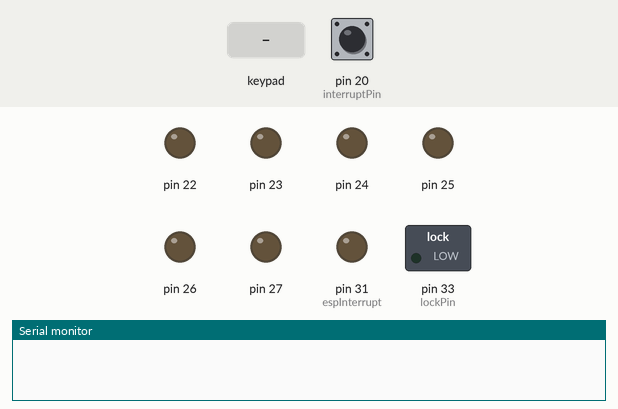
Recording of a sketch running on a simulated Arduino Mega 2560, built with avr-gcc and run on an emulated ATmega2560. Parts: switched loads named in the sketch (green lamp = pin HIGH), output pins drawn as LEDs (lit = HIGH), the last lines printed to the serial monitor. The test bench sets the inputs (shaded band); at power-on: pin 20 (interruptPin) HIGH.

Above: at 2.4 s.
2.5 s: keypad keys 0 0 1 pressed 0.4 s apart
At 4.8 s:
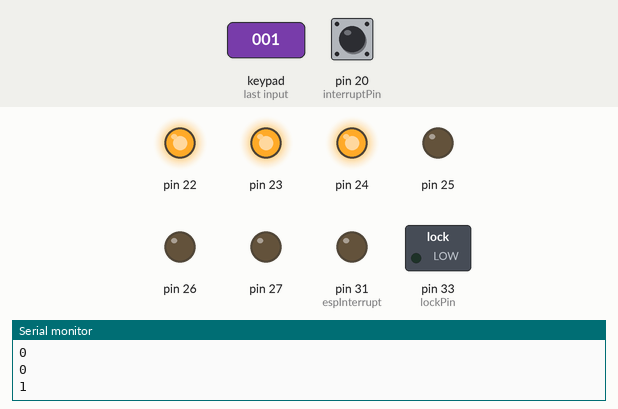
5.2 s: key '2' pressed
At 6.2 s:
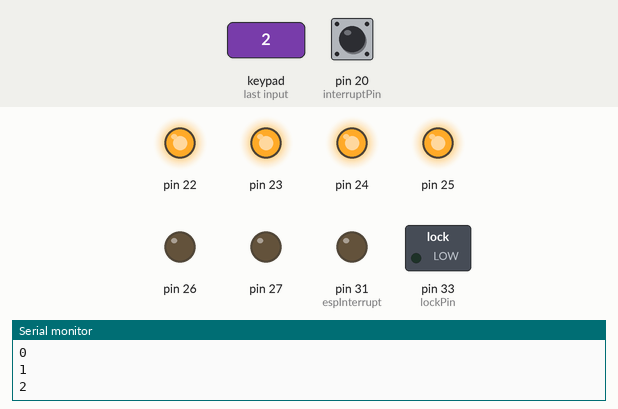
6.7 s: key '1' pressed
At 8.3 s:
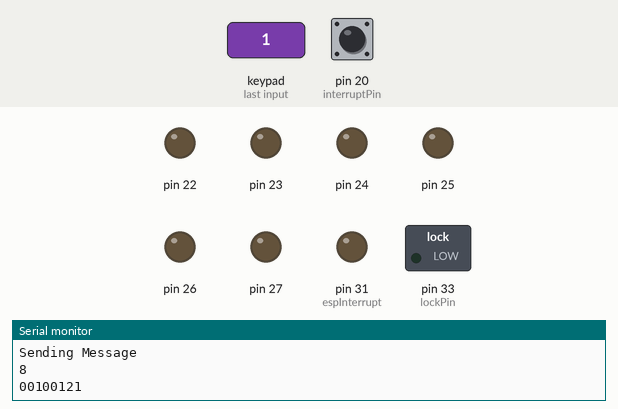
10.4 s: keypad keys 0 0 1 # pressed 0.4 s apart
At 12.2 s:
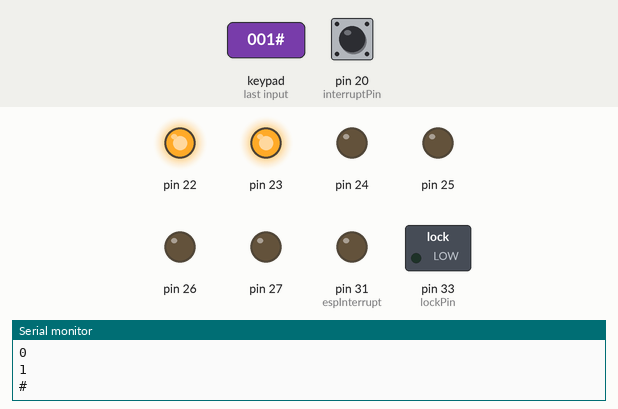
13.5 s: key '3' pressed
At 14.8 s:
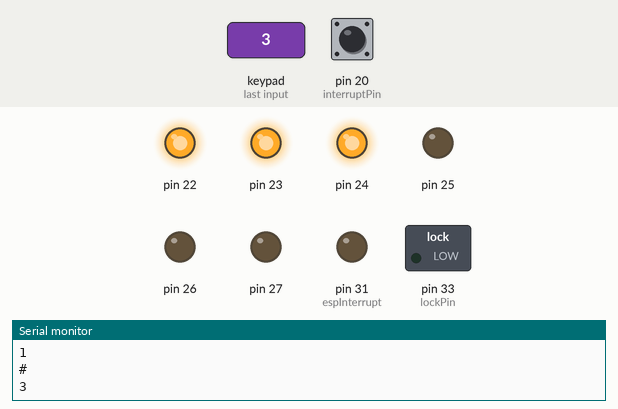
Timing chart, 0 to 16.0 s (numbered marks = the images above; inputs shaded):
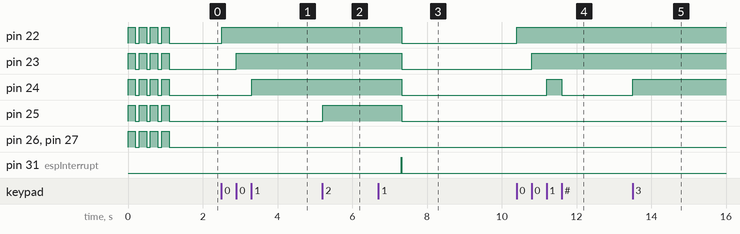

The sketch:

Good_Communication_Mega.ino
```cpp
#include <Keypad.h>

static const uint8_t espInterrupt  = 31;
static const uint8_t interruptPin  = 20;

// Variabler
int lockPin = 33;
char code[5];
bool gotKey = false;
int codeIndex = 0;
const byte ROWS = 4; //four rows
const byte COLS = 3; //three columns
char keys[ROWS][COLS] = {
  {'1', '2', '3'},
  {'4', '5', '6'},
  {'7', '8', '9'},
  {'*', '0', '#'}
};


byte rowPins[ROWS] = {2, 3, 4, 5};                                           //connect to the row pinouts of the keypad
byte colPins[COLS] = {6, 7, 8};                                              //connect to the column pinouts of the keypad

Keypad keypad = Keypad( makeKeymap(keys), rowPins, colPins, ROWS, COLS );

void setup() {
  // put your setup code here, to run once:
  Serial.begin(115200);
  Serial1.begin(9600);

  pinMode(espInterrupt, OUTPUT);                                              //set esp interrupt pint to output
  pinMode(lockPin, OUTPUT);                                                   //set lock pin to output
  digitalWrite(espInterrupt, LOW);                                            //set esp interrupt pin to low
  pinMode(interruptPin, INPUT_PULLUP);                                        //set the external interrupt pin to pullup
  attachInterrupt(digitalPinToInterrupt(interruptPin), Interrupt, RISING);    //set the external interrupt

  keypad.addEventListener(keypadEvent);                                      // Add an event listener for this keypad

  //set all the lights to outputs
  for (int i = 22; i < 28; i++) {
    pinMode(i, OUTPUT);
  }

  // check light configuration
  StartBlink();
}

void loop() {
  // put your main code here, to run repeatedly:
  // check if we got a key
  if (gotKey) {
    gotKey = false;
    SetLight(); // set all the lights
  }

  // get the pressed key
  char key = keypad.getKey();
  // check if we got a key
  if (key) {

    gotKey = true;                          //set we got a ket to true
    Serial.println(key);                    //user information

    if (key == '#' || key == '*') {         // if the key is # or * the we want to delete that char
      if (codeIndex > 0)                    //check if the index is greater then 0
        codeIndex--;                        //we overwrite that char
    } else {                                //else we set that
      code[codeIndex] = key;                //set the char pin
      codeIndex++;                          //add one to the index
    }

    if (codeIndex > 4) {                    //check if we have reach the end of the pin code
      char temp[8] = {'0', '0', '1'};       //we will run command 001 we will ad the pin to the temp array

      for (int i = 0; i < 5; i++) {         //loop through the pin and adds the char to the array
        temp[i + 3] = code[i];
      }

      SendCommand(temp, sizeof(temp));      // send the commands to the esp
      codeIndex = 0;                        // reset the code index to 0
    }
  }
}

//external interrupt from the esp
//this interupt is for reading a command
void Interrupt() {
  Serial.println("===========================================================================");    //user information
  Serial.println("Interrupt From Esp");                                                             //user information

  int serialBuffer = Serial1.available();                                                           //get availble bytes from buffer
  char message[serialBuffer];                                                                       //instantiate a char array with the buffer size

  Serial.print("Serial Buffer : ");                                                                 //user information
  Serial.println(serialBuffer);                                                                     //user information

  for (int i = 0; i < serialBuffer; i++) {                                                          //read from buffer to the message char array
    message[i] = Serial1.read();
  }

  Serial.print("command : ");                                                                       //user information
  for (int i = 0; i < sizeof(message); i++) {                                                       //user information
    Serial.print(message[i]);                                                                       //user information
  }
  Serial.println();                                                                                 //user information

  char tcommand[3];                                                                                 //instantiate a tcommand array
  GetSubArray(message, 0, 3, tcommand);                                                             //get the 3 first chars from message

  int command = 0;                                                                                  //instantiate command int
  command = atoi(tcommand);                                                                         //try to passe the tcommand to int

  Serial.print("Get Sub Array : ");                                                                 //user information
  for (int i = 0; i < sizeof(tcommand); i++) {                                                      //user information
    Serial.print(tcommand[i]);                                                                      //user information
  }
  Serial.println();                                                                                 //user information

  switch (command) {
    case 1:
      Serial.println("command setup complete");                                                     //user information
      Serial.println("Car is Unlocked");                                                            //user information
      break;
    case 2:
      Serial.println("command setup complete");                                                     //user information
      Serial.println("Wrong Pin For Car");                                                          //user information
      break;
    default:
      Serial.print("default was called on : ");                                                     //user information
      Serial.println(command);                                                                      //user information
      break;
  }

  Serial.println("===========================================================================");   //user information
}

void SendCommand(char data[], int length) {                                                        //send a command to the esp
  Serial.println("Sending Message");                                                               //user information
  Serial.println(length);                                                                          //user information

  for (int i = 0; i < length; i++) {                                                               //loop through the data array
    Serial.write(data[i]);                                                                         //user information
    Serial1.write(data[i]);                                                                        //write th char to the esp
  }
  Serial.println();                                                                                //user information

  delay(600);                                                                                      //give it time to write to the serial connection

  digitalWrite(espInterrupt, HIGH);                                                                //trigger the interrupt on the esp
  delay(10);                                                                                       //user information
  digitalWrite(espInterrupt, LOW);                                                                 //set pin to low
}

//copy some chars from the array to another
void GetSubArray(char data[], int index, int lengthToCopy, char * charArrayPointer) {
  for (int i = 0; i < lengthToCopy; i++) {                                                         //loop the char array
    charArrayPointer[i] = data[index + i];                                                         //copy a char from one array to antoher
  }
}

// keypad event
void keypadEvent(KeypadEvent key) {
  switch (keypad.getState()) {                                                                    //key pad event switch
    case HOLD:                                                                                    //hold case
      if (key == '#' || key == '*') {
        Serial.println("Erased Code");                                                            //user information
        codeIndex = 0;                                                                            //reset the code index
      }
      break;
  }
}

void SetLight() {                                                                                //set all light to LOW
  for (int i = 21; i < 28; i++) {
    digitalWrite(i, LOW);
  }
  for (int i = 21; i < 22 + codeIndex; i++) {                                                     //loop through the light
    digitalWrite(i, HIGH);                                                                        //set the output to HIGH
  }
}

void StartBlink() {                                                                               //Blink the lights 3 times
  for (int i = 0; i < 4; i++) {
    for (int j = 21; j < 28; j++) {
      digitalWrite(j, HIGH);
    }
    delay(200);
    for (int j = 21; j < 28; j++) {
      digitalWrite(j, LOW);
    }
    delay(100);
  }
}
```

Measured:
- after the input at 2.5 s, pin 22: LOW → HIGH at once; pin 23: LOW → HIGH after 0.40 s; pin 24: LOW → HIGH after 0.80 s
- after the input at 5.2 s, pin 25: LOW → HIGH at once
- after the input at 6.7 s, pin 22–25: HIGH → LOW after 0.62 s; pin 31 (espInterrupt): LOW → HIGH after 0.61 s, → LOW 0.01 s later
- after the input at 10.4 s, pin 22: LOW → HIGH at once; pin 23: LOW → HIGH after 0.41 s; pin 24: LOW → HIGH after 0.80 s, → LOW 0.40 s later
- after the input at 13.5 s, pin 24: LOW → HIGH at once
